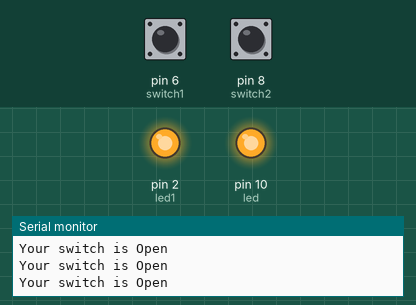
A sketch run on a simulated Arduino Uno, built with avr-gcc and run on an emulated ATmega328P. Parts: output pins drawn as LEDs (lit = HIGH), the last lines printed to the serial monitor. The test bench sets the inputs (shaded band); at power-on: pin 6 (switch1) LOW, pin 8 (switch2) LOW.

Above: at 1.2 s.
1.3 s: pin 6 (switch1) pulled HIGH for 0.15 s
At 1.39 s:
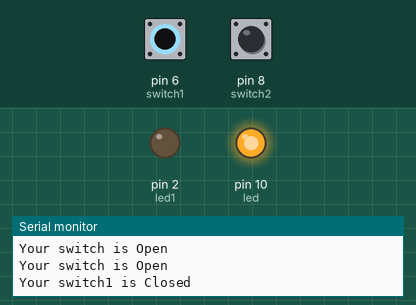
2.9 s: pin 8 (switch2) pulled HIGH for 0.15 s
At 2.98 s:
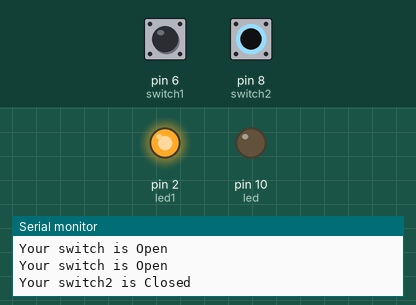
4.5 s: pin 6 (switch1) pulled HIGH for 1 s
At 6.7 s:
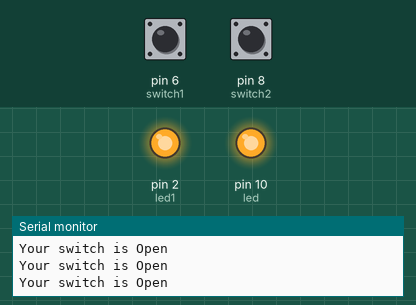
8.5 s: pin 8 (switch2) pulled HIGH for 0.15 s
At 9.8 s:
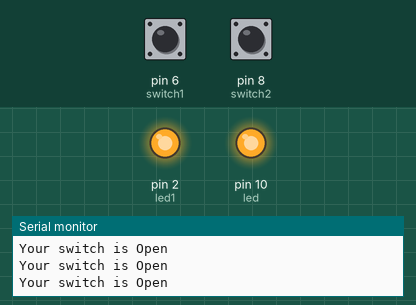
11.6 s: pin 8 (switch2) pulled HIGH for 1 s
At 12.3 s:
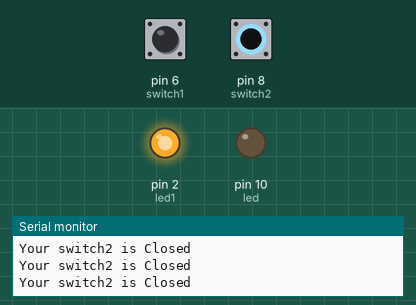
15.6 s: pin 8 (switch2) pulled HIGH for 3.2 s
At 19.1 s:
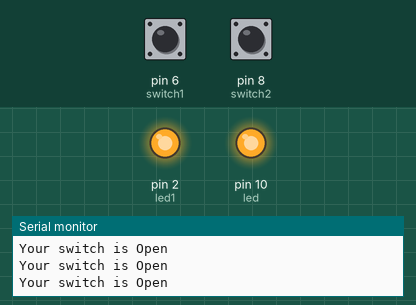
Timing chart, 0 to 20.6 s (numbered marks = the images above; inputs shaded):
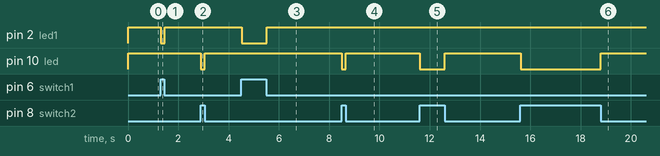

Measured:
- after the input at 1.3 s, pin 2 (led1): HIGH → LOW at once, → HIGH 0.15 s later
- after the input at 2.9 s, pin 10 (led): HIGH → LOW at once, → HIGH 0.15 s later
- after the input at 4.5 s, pin 2 (led1): HIGH → LOW at once, → HIGH 1.0 s later
- after the input at 8.5 s, pin 10 (led): HIGH → LOW at once, → HIGH 0.15 s later
- after the input at 11.6 s, pin 10 (led): HIGH → LOW at once, → HIGH 1.0 s later
- after the input at 15.6 s, pin 10 (led): HIGH → LOW at once, → HIGH 3.2 s later

The sketch:

switch.ino
```cpp
int led1=2;
int switch1=6;
int led=10;
int switch2=8;

void setup(){
  pinMode(led1, OUTPUT);

  pinMode(switch1, INPUT);
  pinMode(led, OUTPUT);

  pinMode(switch2, INPUT);
  Serial.begin(9600);
}

void loop(){

  if (digitalRead(switch1)==HIGH){
    digitalWrite(led1, LOW);

    Serial.println("Your switch1 is Closed");
  }
  else if (digitalRead(switch2)==HIGH){
    digitalWrite(led, LOW);

    Serial.println("Your switch2 is Closed");
  }
  else {
    digitalWrite(led1, HIGH);
    digitalWrite(led, HIGH);


    Serial.println("Your switch is Open");
  }
  delay(1);
}
```
